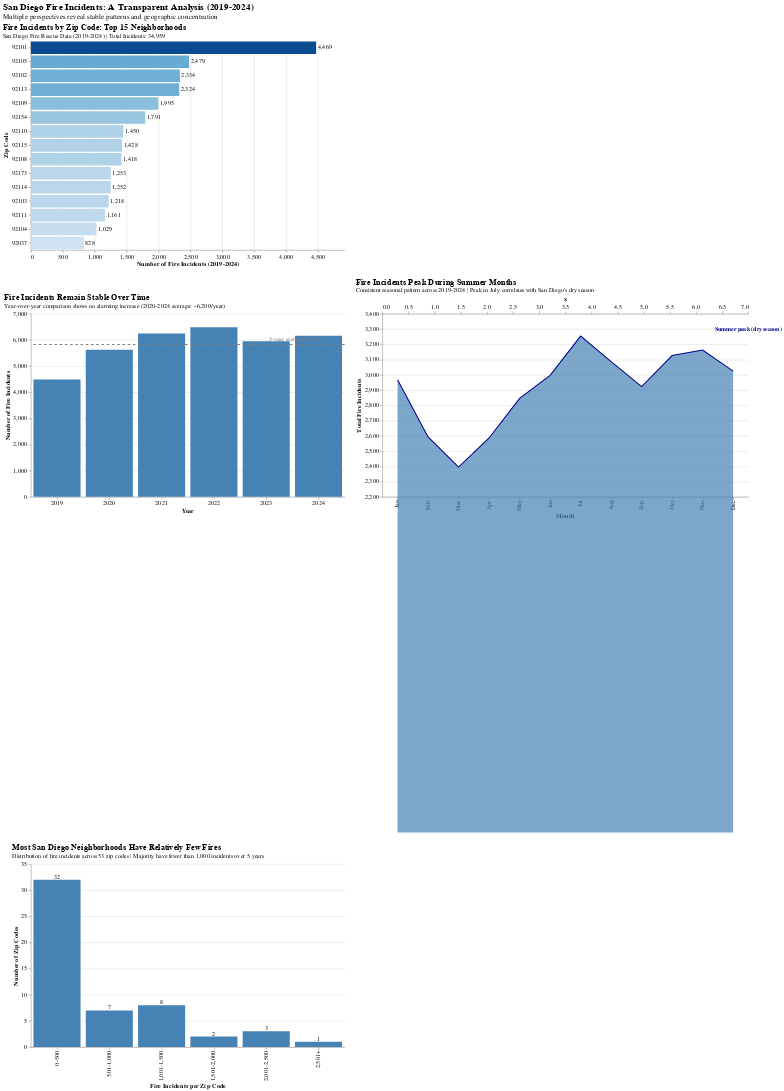

Write notebook code for a chart like this one.
### Code cell
# BONUS: Create a combined dashboard view
# This shows multiple perspectives at once

chart_top = chart1
chart_middle = chart2 | chart3  # Side by side
chart_bottom = chart4

final_dashboard = alt.vconcat(
    chart_top,
    chart_middle,
    chart_bottom
).properties(
    title={
        "text": "San Diego Fire Incidents: A Transparent Analysis (2019-2024)",
        "subtitle": "Multiple perspectives reveal stable patterns and geographic concentration",
        "fontSize": 18,
        "subtitleFontSize": 14
    }
).configure_view(
    strokeWidth=0
).configure_axis(
    labelFontSize=11,
    titleFontSize=12
).configure_title(
    anchor='start',
    fontSize=18
)

final_dashboard

### Figure 1 — Vega-Lite specification as saved in the notebook (floating-point values rounded to 4 significant figures)
{"config": {"view": {"continuousWidth": 300, "continuousHeight": 300, "strokeWidth": 0}, "axis": {"labelFontSize": 11, "titleFontSize": 12}, "title": {"anchor": "start", "fontSize": 18}}, "vconcat": [{"layer": [{"mark": {"type": "bar"}, "encoding": {"color": {"field": "fire_count", "legend": null, "scale": {"scheme": "blues"}, "type": "quantitative"}, "tooltip": [{"field": "address_zip", "title": "Zip Code", "type": "nominal"}, {"field": "fire_count", "format": ",", "title": "Fire Incidents", "type": "quantitative"}, {"field": "percentage", "format": ".1f", "title": "% of Total", "type": "quantitative"}], "x": {"field": "fire_count", "scale": {"domain": [0, 4916.0]}, "title": "Number of Fire Incidents (2019-2024)", "type": "quantitative"}, "y": {"field": "address_zip", "sort": "-x", "title": "Zip Code", "type": "nominal"}}}, {"mark": {"type": "text", "align": "left", "dx": 3}, "encoding": {"text": {"field": "fire_count", "format": ",", "type": "quantitative"}, "x": {"field": "fire_count", "scale": {"domain": [0, 4916.0]}, "title": "Number of Fire Incidents (2019-2024)", "type": "quantitative"}, "y": {"field": "address_zip", "sort": "-x", "title": "Zip Code", "type": "nominal"}}}], "data": {"name": "data-92fd094adf9126aee88b4b62f292cbf6"}, "height": 400, "title": {"text": "Fire Incidents by Zip Code: Top 15 Neighborhoods", "subtitle": "San Diego Fire Rescue Data (2019-2024) | Total Incidents: 34,959", "fontSize": 16, "subtitleFontSize": 12}, "width": 600}, {"hconcat": [{"layer": [{"data": {"name": "data-113d8224de4d48b641e106ffe286bee2"}, "mark": {"type": "bar", "color": "steelblue"}, "encoding": {"tooltip": [{"field": "year_response", "type": "ordinal"}, {"field": "count", "format": ",", "type": "quantitative"}], "x": {"axis": {"labelAngle": 0}, "field": "year_response", "title": "Year", "type": "ordinal"}, "y": {"field": "count", "scale": {"domain": [0, 7000]}, "title": "Number of Fire Incidents", "type": "quantitative"}}}, {"data": {"name": "data-06a4d46141d78012b76166527f970660"}, "mark": {"type": "rule", "color": "gray", "size": 2, "strokeDash": [5, 5]}, "encoding": {"y": {"field": "y", "type": "quantitative"}}}, {"data": {"name": "data-ebef44ac356e75254d73eff820b6961a"}, "mark": {"type": "text", "align": "left", "color": "gray", "dx": 5, "dy": -10}, "encoding": {"text": {"field": "label", "type": "nominal"}, "x": {"value": 450}, "y": {"field": "y", "type": "quantitative"}}}], "height": 350, "title": {"text": "Fire Incidents Remain Stable Over Time", "subtitle": "Year-over-year comparison shows no alarming increase (2020-2024 average: ~6,200/year)", "fontSize": 16, "subtitleFontSize": 12}, "width": 600}, {"layer": [{"data": {"name": "data-0ad951148fbd71a216ade844a5eb77c4"}, "mark": {"type": "area", "color": "steelblue", "line": {"color": "darkblue"}, "opacity": 0.7}, "encoding": {"tooltip": [{"field": "month_name", "type": "nominal"}, {"field": "count", "format": ",", "type": "quantitative"}], "x": {"axis": {"labelExpr": "datum.value == 1 ? 'Jan' : datum.value == 2 ? 'Feb' : datum.value == 3 ? 'Mar' : datum.value == 4 ? 'Apr' : datum.value == 5 ? 'May' : datum.value == 6 ? 'Jun' : datum.value == 7 ? 'Jul' : datum.value == 8 ? 'Aug' : datum.value == 9 ? 'Sep' : datum.value == 10 ? 'Oct' : datum.value == 11 ? 'Nov' : 'Dec'", "values": [1, 2, 3, 4, 5, 6, 7, 8, 9, 10, 11, 12]}, "field": "month_response", "title": "Month", "type": "ordinal"}, "y": {"field": "count", "scale": {"domain": [2200, 3400]}, "title": "Total Fire Incidents", "type": "quantitative"}}}, {"data": {"name": "data-7a2650b33f031c659b1921fbaacfa28b"}, "mark": {"type": "text", "align": "center", "color": "darkblue", "fontSize": 11, "fontWeight": "bold"}, "encoding": {"text": {"field": "text", "type": "nominal"}, "x": {"field": "x", "type": "quantitative"}, "y": {"field": "y", "type": "quantitative"}}}], "height": 350, "title": {"text": "Fire Incidents Peak During Summer Months", "subtitle": "Consistent seasonal pattern across 2019-2024 | Peak in July correlates with San Diego's dry season", "fontSize": 16, "subtitleFontSize": 12}, "width": 700}]}, {"layer": [{"mark": {"type": "bar", "color": "steelblue"}, "encoding": {"tooltip": [{"field": "fire_range", "type": "nominal"}, {"field": "num_zips", "type": "quantitative"}], "x": {"field": "fire_range", "sort": ["0-500", "501-1,000", "1,001-1,500", "1,501-2,000", "2,001-2,500", "2,501+"], "title": "Fire Incidents per Zip Code", "type": "nominal"}, "y": {"field": "num_zips", "title": "Number of Zip Codes", "type": "quantitative"}}}, {"mark": {"type": "text", "dy": -5}, "encoding": {"text": {"field": "num_zips", "type": "quantitative"}, "tooltip": [{"field": "fire_range", "type": "nominal"}, {"field": "num_zips", "type": "quantitative"}], "x": {"field": "fire_range", "sort": ["0-500", "501-1,000", "1,001-1,500", "1,501-2,000", "2,001-2,500", "2,501+"], "title": "Fire Incidents per Zip Code", "type": "nominal"}, "y": {"field": "num_zips", "title": "Number of Zip Codes", "type": "quantitative"}}}], "data": {"name": "data-a170a6069ff8e06b958fb79185fe1b4a"}, "height": 350, "title": {"text": "Most San Diego Neighborhoods Have Relatively Few Fires", "subtitle": "Distribution of fire incidents across 53 zip codes | Majority have fewer than 1,000 incidents over 5 years", "fontSize": 16, "subtitleFontSize": 12}, "width": 600}], "title": {"text": "San Diego Fire Incidents: A Transparent Analysis (2019-2024)", "subtitle": "Multiple perspectives reveal stable patterns and geographic concentration", "fontSize": 18, "subtitleFontSize": 14}, "$schema": "https://vega.github.io/schema/vega-lite/v5.17.0.json", "datasets": {"data-92fd094adf9126aee88b4b62f292cbf6": [{"address_zip": "92101", "fire_count": 4469, "percentage": 12.8}, {"address_zip": "92105", "fire_count": 2479, "percentage": 7.1}, {"address_zip": "92102", "fire_count": 2334, "percentage": 6.7}, {"address_zip": "92113", "fire_count": 2324, "percentage": 6.6}, {"address_zip": "92109", "fire_count": 1995, "percentage": 5.7}, {"address_zip": "92154", "fire_count": 1791, "percentage": 5.1}, {"address_zip": "92110", "fire_count": 1450, "percentage": 4.1}, {"address_zip": "92115", "fire_count": 1428, "percentage": 4.1}, {"address_zip": "92108", "fire_count": 1418, "percentage": 4.1}, {"address_zip": "92173", "fire_count": 1253, "percentage": 3.6}, {"address_zip": "92114", "fire_count": 1252, "percentage": 3.6}, {"address_zip": "92103", "fire_count": 1218, "percentage": 3.5}, {"address_zip": "92111", "fire_count": 1161, "percentage": 3.3}, {"address_zip": "92104", "fire_count": 1029, "percentage": 2.9}, {"address_zip": "92037", "fire_count": 828, "percentage": 2.4}], "data-113d8224de4d48b641e106ffe286bee2": [{"year_response": 2019, "count": 4486}, {"year_response": 2020, "count": 5629}, {"year_response": 2021, "count": 6245}, {"year_response": 2022, "count": 6489}, {"year_response": 2023, "count": 5954}, {"year_response": 2024, "count": 6156}], "data-06a4d46141d78012b76166527f970660": [{"y": 5826.0}], "data-ebef44ac356e75254d73eff820b6961a": [{"y": 5826.0, "label": "5-year average: 5,826"}], "data-0ad951148fbd71a216ade844a5eb77c4": [{"month_response": 1, "count": 2967, "month_name": "Jan"}, {"month_response": 2, "count": 2593, "month_name": "Feb"}, {"month_response": 3, "count": 2395, "month_name": "Mar"}, {"month_response": 4, "count": 2586, "month_name": "Apr"}, {"month_response": 5, "count": 2846, "month_name": "May"}, {"month_response": 6, "count": 2996, "month_name": "Jun"}, {"month_response": 7, "count": 3254, "month_name": "Jul"}, {"month_response": 8, "count": 3086, "month_name": "Aug"}, {"month_response": 9, "count": 2923, "month_name": "Sep"}, {"month_response": 10, "count": 3126, "month_name": "Oct"}, {"month_response": 11, "count": 3163, "month_name": "Nov"}, {"month_response": 12, "count": 3024, "month_name": "Dec"}], "data-7a2650b33f031c659b1921fbaacfa28b": [{"x": 7, "y": 3300, "text": "Summer peak\n(dry season)"}], "data-a170a6069ff8e06b958fb79185fe1b4a": [{"fire_range": "0-500", "num_zips": 32}, {"fire_range": "501-1,000", "num_zips": 7}, {"fire_range": "1,001-1,500", "num_zips": 8}, {"fire_range": "1,501-2,000", "num_zips": 2}, {"fire_range": "2,001-2,500", "num_zips": 3}, {"fire_range": "2,501+", "num_zips": 1}]}}
